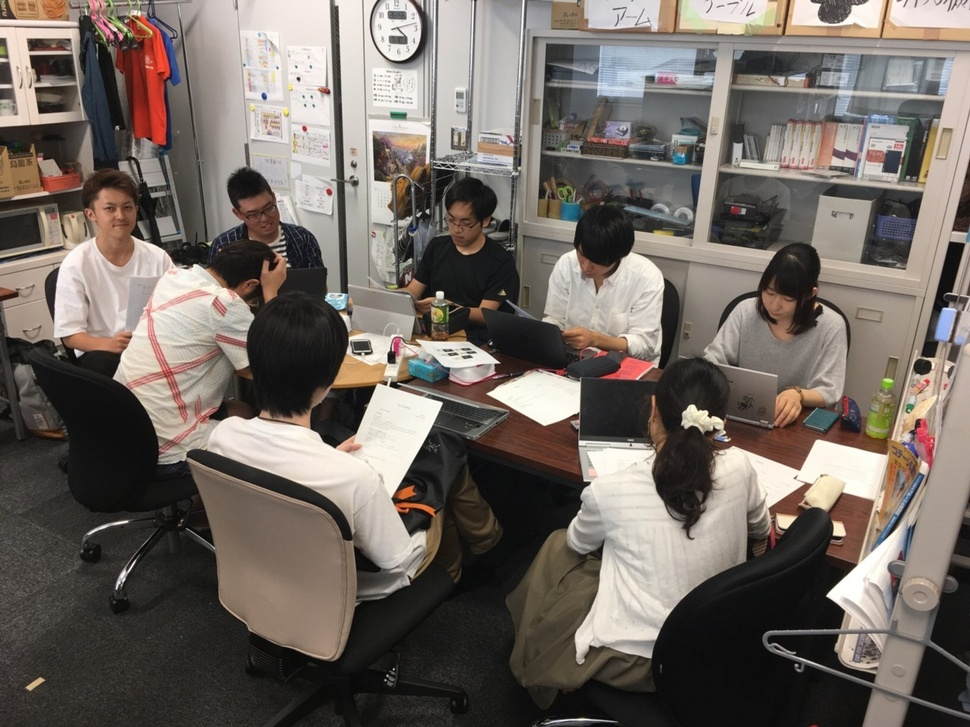
//> input picture image/InICL1280.jpg, 970 x 727 px, shrunk from 1280 x 960 before the run
$ ./ex9-binarize ../image/InICL1280.jpg   (built with g++ and OpenCV 4)
//> lines starting //> are read from the running program, lines starting //| are printed output that depends on the picture; after the words box and inside, x2 and y2 are one past the last pixel; in counts of white or black regions, pixels touching at a corner belong together
// 第9回演習1 「2値化」

#include <iostream>
#include <opencv2/opencv.hpp>

using namespace std;

void binarize(const string &filename) {
//> called with filename = "../image/InICL1280.jpg"
    // 画像ファイルの読み込み
    cv::Mat colorImage = cv::imread(filename, cv::IMREAD_COLOR);
//> colorImage is the input picture: 727 rows x 970 cols, CV_8UC3; mean B, G, R 98.2, 104.8, 113.3

    if(colorImage.empty()) {
        cerr << "画像を読み込めませんでした: " << filename << endl;
        return;
    }

    // カラー画像をグレースケールに変換
    cv::Mat grayImage;
    cv::cvtColor(colorImage, grayImage, cv::COLOR_BGR2GRAY);
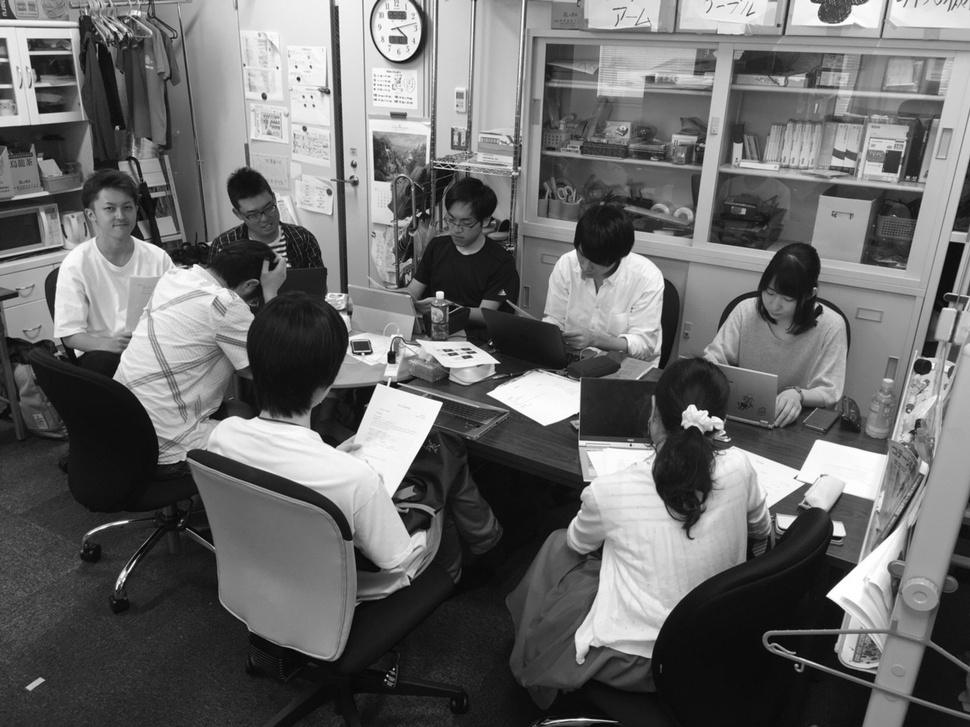
//> grayImage: 727 rows x 970 cols, CV_8UC1; min 0, max 255, mean 106.6

    // 大津の2値化
    cv::Mat otsuBinary;
    double otsuThresh = cv::threshold(grayImage, otsuBinary, 0, 255,
                                      cv::THRESH_BINARY | cv::THRESH_OTSU);
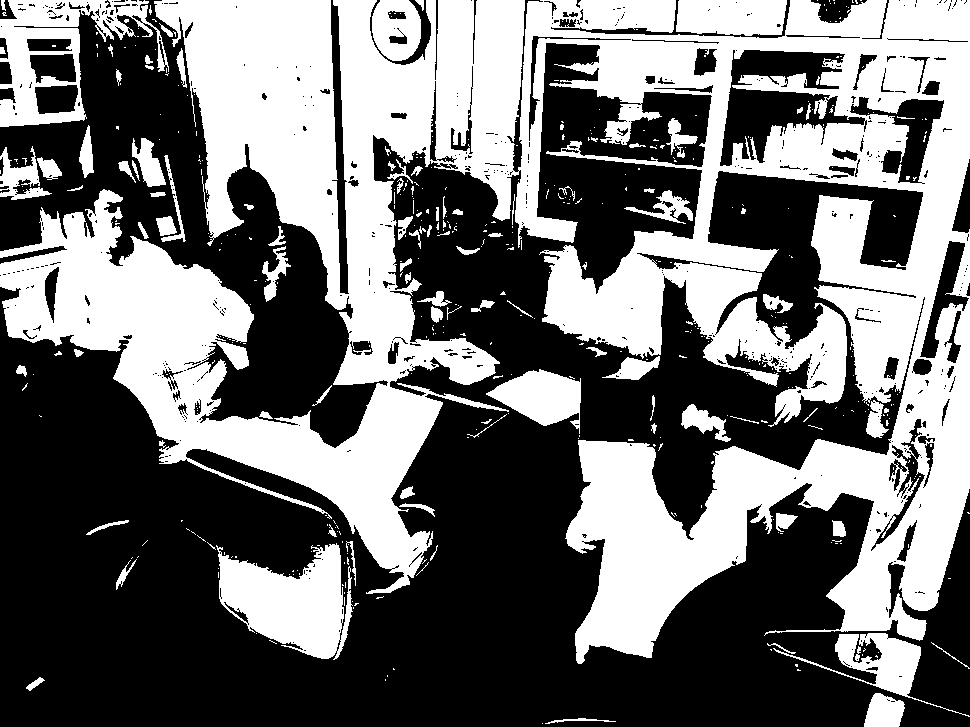
//> otsuBinary: 727 rows x 970 cols, CV_8UC1; 43.9% white; 465 white regions (367 under 20 px), largest, box (x1, y1, x2, y2) and area: (0, 0, 970, 664) 264536, (216, 543, 353, 660) 9580, (0, 0, 169, 127) 8125
//> otsuThresh = 114

    // 閾値128での2値化
    cv::Mat fixedBinary;
    cv::threshold(grayImage, fixedBinary, 128, 255, cv::THRESH_BINARY);
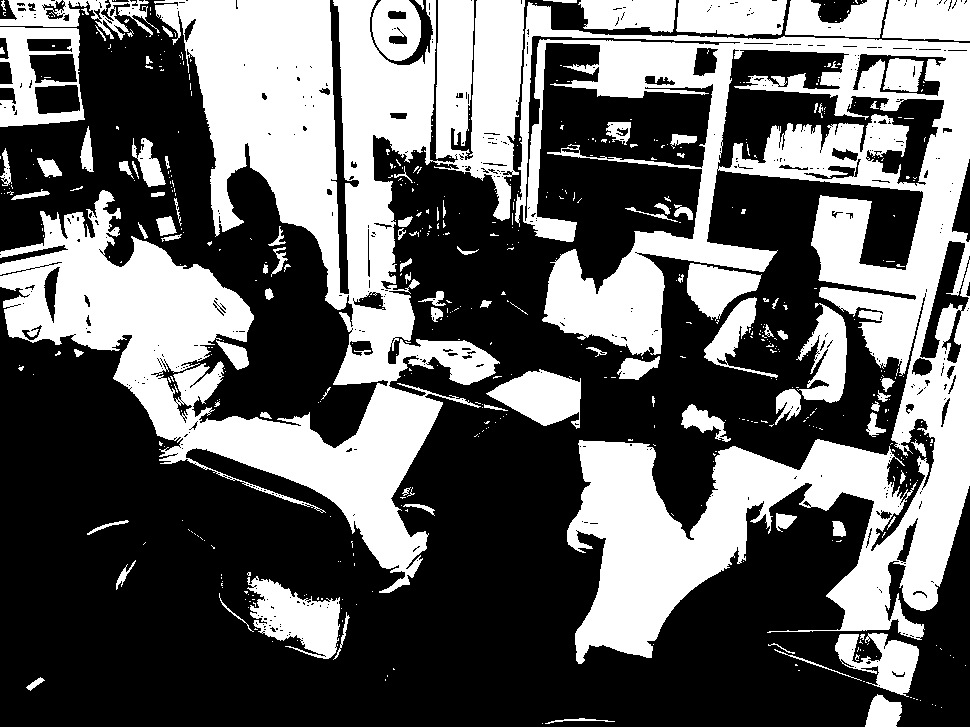
//> fixedBinary: 727 rows x 970 cols, CV_8UC1; 39.2% white; 552 white regions (449 under 20 px), largest, box (x1, y1, x2, y2) and area: (0, 0, 525, 593) 114616, (515, 2, 970, 664) 109747, (0, 27, 85, 127) 4343

    // 結果の表示
    cv::imshow("元のグレースケール画像", grayImage);
    cv::imshow("大津の2値化", otsuBinary);
    cv::imshow("閾値128の2値化", fixedBinary);

    cout << "大津の2値化の閾値: " << otsuThresh << "\n";
//| 大津の2値化の閾値: 114

    while(true) {
        char key = static_cast<char>(cv::waitKey(0));
//> the 'q' key is pressed
        if(key == 'q') {
            break;
        } else {
            cout << "無効な入力です。もう一度試してください。\n";
        }
    }

    // ウィンドウを破棄
    cv::destroyAllWindows();
}

int main(int argc, char **argv) {
    if(argc != 2) {
        cerr << "使い方: " << argv[0] << " <画像ファイル名>\n";
        return -1;
    }

    // コマンド引数で指定されたファイル名をbinarize関数に渡して処理
    string filename = argv[1];
    binarize(filename);

    return 0;
}

$ run again, on image/block2.jpg
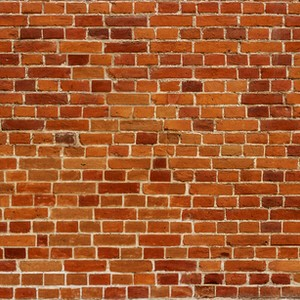
//> input picture image/block2.jpg, 300 x 300 px
//> in binarize, colorImage is the input picture: 300 rows x 300 cols, CV_8UC3; mean B, G, R 47.1, 90.6, 164.7
//> in binarize, `double otsuThresh = cv::threshold(grayImage, otsuBinary, 0, 255, cv::T..`:
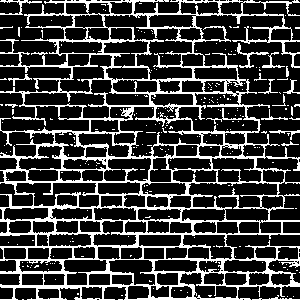
//> otsuBinary: 300 rows x 300 cols, CV_8UC1; 22.8% white in thin lines or dots
//> otsuThresh = 126
//> in binarize, `cv::threshold(grayImage, fixedBinary, 128, 255, cv::THRESH_BINARY);`:
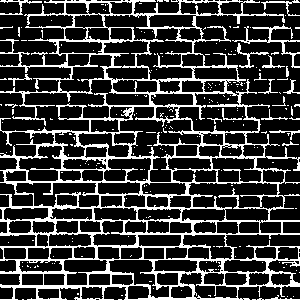
//> fixedBinary: 300 rows x 300 cols, CV_8UC1; 21.8% white in thin lines or dots
//| 大津の2値化の閾値: 126

$ run again, on image/bottleOnTable.jpg
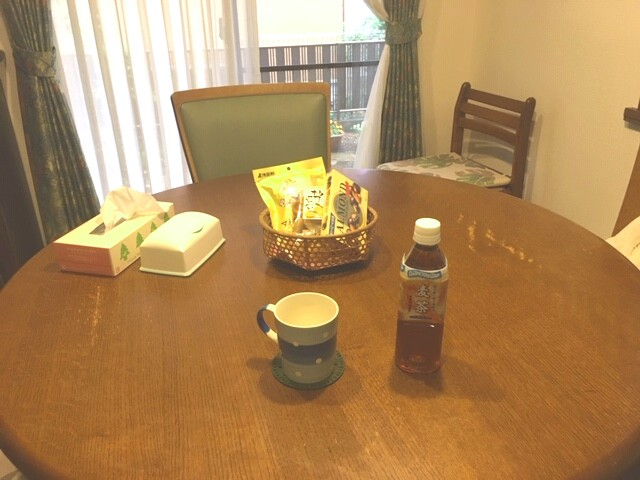
//> input picture image/bottleOnTable.jpg, 640 x 480 px
//> in binarize, colorImage is the input picture: 480 rows x 640 cols, CV_8UC3; mean B, G, R 89.8, 135.9, 173.5
//> in binarize, `double otsuThresh = cv::threshold(grayImage, otsuBinary, 0, 255, cv::T..`:
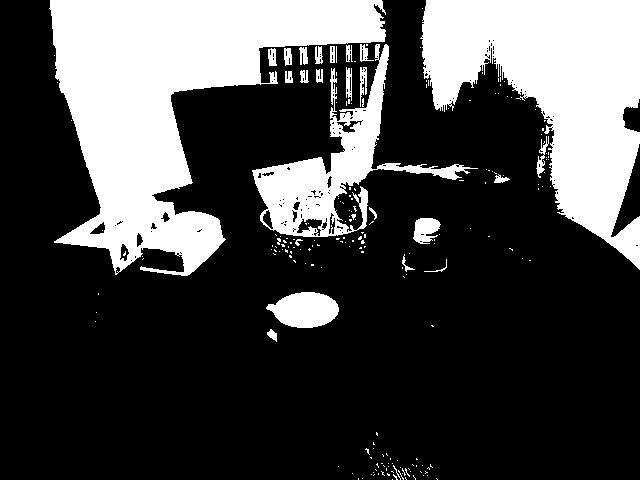
//> otsuBinary: 480 rows x 640 cols, CV_8UC1; 28.3% white; 206 white regions (181 under 20 px), largest, box (x1, y1, x2, y2) and area: (49, 0, 386, 276) 41696, (420, 0, 640, 270) 30864, (252, 44, 478, 237) 9681
//> otsuThresh = 162
//> in binarize, `cv::threshold(grayImage, fixedBinary, 128, 255, cv::THRESH_BINARY);`:
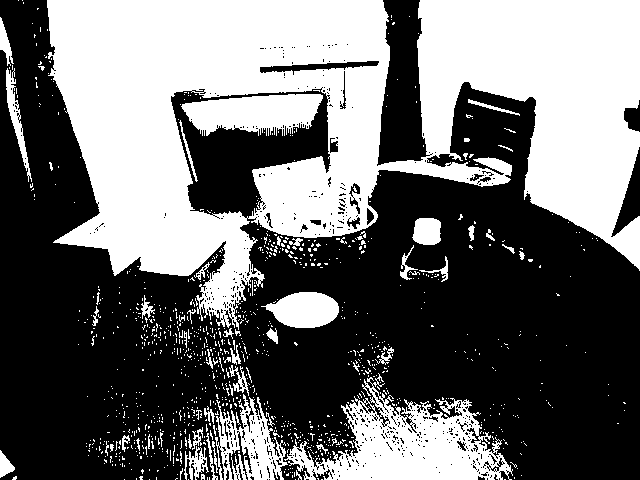
//> fixedBinary: 480 rows x 640 cols, CV_8UC1; 42.7% white; 1077 white regions (1014 under 20 px), largest, box (x1, y1, x2, y2) and area: (47, 0, 640, 330) 103196, (284, 373, 513, 480) 10610, (181, 94, 323, 136) 4187
//| 大津の2値化の閾値: 162
